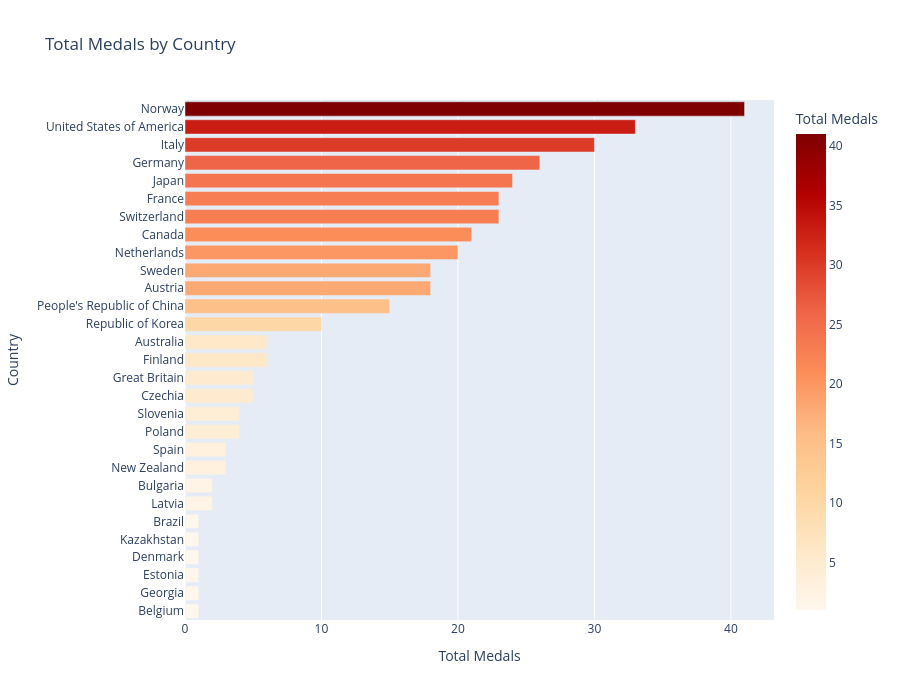

This figure's notebook cell:
### Markdown cell above
To answer this question, we first examine the overall medal distribution across countries, then analyze which sports each country dominates using a heatmap. Finally, we calculate a specialization index to quantify how concentrated each country's medals are in a single sport, and test whether this concentration correlates with overall medal success.

### Code cell
# Sort countries by total medals for overview
top_countries = country_df.sort_values("Total", ascending=True)

# Horizontal bar chart: total medals by country
fig = px.bar(
    top_countries,
    x="Total",
    y="Country",
    orientation="h",
    title="Total Medals by Country",
    labels={"Total": "Total Medals", "Country": "Country"},
    color="Total",
    color_continuous_scale="OrRd"
)
fig.update_layout(height=700)
fig.show() #interactive

fig.show(renderer="png") #static

### Figure 1 — Plotly figure (JSON) as saved in the notebook; plotly's stock layout.template omitted (floating-point values rounded to 4 significant figures)
{"data": [{"hovertemplate": "Total Medals=%{marker.color}<br>Country=%{y}<extra></extra>", "legendgroup": "", "marker": {"color": [1, 1, 1, 1, 1, 1, 2, 2, 3, 3, 4, 4, 5, 5, 6, 6, 10, 15, 18, 18, 20, 21, 23, 23, 24, 26, 30, 33, 41], "coloraxis": "coloraxis", "pattern": {"shape": ""}}, "name": "", "orientation": "h", "showlegend": false, "textposition": "auto", "type": "bar", "x": [1, 1, 1, 1, 1, 1, 2, 2, 3, 3, 4, 4, 5, 5, 6, 6, 10, 15, 18, 18, 20, 21, 23, 23, 24, 26, 30, 33, 41], "xaxis": "x", "y": ["Belgium", "Georgia", "Estonia", "Denmark", "Kazakhstan", "Brazil", "Latvia", "Bulgaria", "New Zealand", "Spain", "Poland", "Slovenia", "Czechia", "Great Britain", "Finland", "Australia", "Republic of Korea", "People's Republic of China", "Austria", "Sweden", "Netherlands", "Canada", "Switzerland", "France", "Japan", "Germany", "Italy", "United States of America", "Norway"], "yaxis": "y"}], "layout": {"barmode": "relative", "coloraxis": {"colorbar": {"title": {"text": "Total Medals"}}, "colorscale": [[0, "rgb(255,247,236)"], [0.125, "rgb(254,232,200)"], [0.25, "rgb(253,212,158)"], [0.375, "rgb(253,187,132)"], [0.5, "rgb(252,141,89)"], [0.625, "rgb(239,101,72)"], [0.75, "rgb(215,48,31)"], [0.875, "rgb(179,0,0)"], [1, "rgb(127,0,0)"]]}, "height": 700, "legend": {"tracegroupgap": 0}, "title": {"text": "Total Medals by Country"}, "xaxis": {"anchor": "y", "domain": [0, 1], "title": {"text": "Total Medals"}}, "yaxis": {"anchor": "x", "domain": [0, 1], "title": {"text": "Country"}}}}
